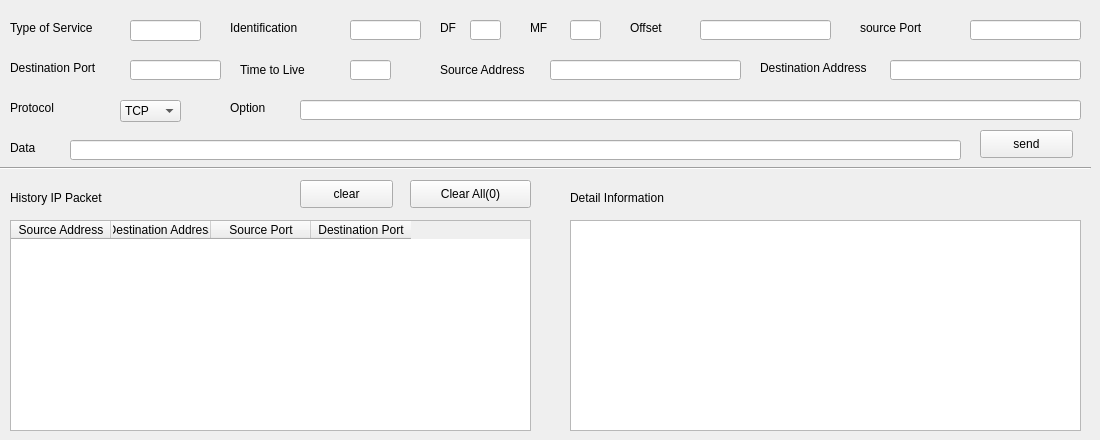
    <widget class="QWidget" name="ip">
     <attribute name="title">
      <string>ip</string>
     </attribute>
     <widget class="QLabel" name="label_3">
      <property name="geometry">
       <rect>
        <x>10</x>
        <y>20</y>
        <width>121</width>
        <height>16</height>
       </rect>
      </property>
      <property name="text">
       <string>Type of Service</string>
      </property>
     </widget>
     <widget class="QLabel" name="label_5">
      <property name="geometry">
       <rect>
        <x>230</x>
        <y>20</y>
        <width>111</width>
        <height>16</height>
       </rect>
      </property>
      <property name="text">
       <string>Identification</string>
      </property>
     </widget>
     <widget class="QLabel" name="label_6">
      <property name="geometry">
       <rect>
        <x>440</x>
        <y>20</y>
        <width>21</width>
        <height>16</height>
       </rect>
      </property>
      <property name="text">
       <string>DF</string>
      </property>
     </widget>
     <widget class="QLabel" name="label_7">
      <property name="geometry">
       <rect>
        <x>530</x>
        <y>20</y>
        <width>21</width>
        <height>16</height>
       </rect>
      </property>
      <property name="text">
       <string>MF</string>
      </property>
     </widget>
     <widget class="QLabel" name="label_8">
      <property name="geometry">
       <rect>
        <x>240</x>
        <y>60</y>
        <width>91</width>
        <height>20</height>
       </rect>
      </property>
      <property name="text">
       <string>Time to Live</string>
      </property>
     </widget>
     <widget class="QLabel" name="label_9">
      <property name="geometry">
       <rect>
        <x>10</x>
        <y>100</y>
        <width>61</width>
        <height>16</height>
       </rect>
      </property>
      <property name="text">
       <string>Protocol</string>
      </property>
     </widget>
     <widget class="QLabel" name="label_11">
      <property name="geometry">
       <rect>
        <x>440</x>
        <y>60</y>
        <width>111</width>
        <height>20</height>
       </rect>
      </property>
      <property name="text">
       <string>Source Address</string>
      </property>
     </widget>
     <widget class="QLabel" name="label_12">
      <property name="geometry">
       <rect>
        <x>760</x>
        <y>60</y>
        <width>131</width>
        <height>16</height>
       </rect>
      </property>
      <property name="text">
       <string>Destination Address</string>
      </property>
     </widget>
     <widget class="QLabel" name="label_13">
      <property name="geometry">
       <rect>
        <x>230</x>
        <y>100</y>
        <width>51</width>
        <height>16</height>
       </rect>
      </property>
      <property name="text">
       <string>Option</string>
      </property>
     </widget>
     <widget class="QLabel" name="label">
      <property name="geometry">
       <rect>
        <x>10</x>
        <y>140</y>
        <width>41</width>
        <height>16</height>
       </rect>
      </property>
      <property name="text">
       <string>Data</string>
      </property>
     </widget>
     <widget class="QLabel" name="label_57">
      <property name="geometry">
       <rect>
        <x>630</x>
        <y>20</y>
        <width>61</width>
        <height>16</height>
       </rect>
      </property>
      <property name="text">
       <string>Offset</string>
      </property>
     </widget>
     <widget class="QComboBox" name="ip_protocol">
      <property name="geometry">
       <rect>
        <x>120</x>
        <y>100</y>
        <width>61</width>
        <height>22</height>
       </rect>
      </property>
      <item>
       <property name="text">
        <string>TCP</string>
       </property>
      </item>
      <item>
       <property name="text">
        <string>UDP</string>
       </property>
      </item>
      <item>
       <property name="text">
        <string>ICMP</string>
       </property>
      </item>
     </widget>
     <widget class="QLineEdit" name="ip_type_of_service">
      <property name="geometry">
       <rect>
        <x>130</x>
        <y>20</y>
        <width>71</width>
        <height>21</height>
       </rect>
      </property>
     </widget>
     <widget class="QLineEdit" name="ip_identification">
      <property name="geometry">
       <rect>
        <x>350</x>
        <y>20</y>
        <width>71</width>
        <height>20</height>
       </rect>
      </property>
     </widget>
     <widget class="QLineEdit" name="ip_df">
      <property name="geometry">
       <rect>
        <x>470</x>
        <y>20</y>
        <width>31</width>
        <height>20</height>
       </rect>
      </property>
     </widget>
     <widget class="QLineEdit" name="ip_mf">
      <property name="geometry">
       <rect>
        <x>570</x>
        <y>20</y>
        <width>31</width>
        <height>20</height>
       </rect>
      </property>
     </widget>
     <widget class="QLineEdit" name="ip_offset">
      <property name="geometry">
       <rect>
        <x>700</x>
        <y>20</y>
        <width>131</width>
        <height>20</height>
       </rect>
      </property>
     </widget>
     <widget class="QLineEdit" name="ip_time_to_live">
      <property name="geometry">
       <rect>
        <x>350</x>
        <y>60</y>
        <width>41</width>
        <height>20</height>
       </rect>
      </property>
     </widget>
     <widget class="QLineEdit" name="ip_source_address">
      <property name="geometry">
       <rect>
        <x>550</x>
        <y>60</y>
        <width>191</width>
        <height>20</height>
       </rect>
      </property>
     </widget>
     <widget class="QLineEdit" name="ip_destination_address">
      <property name="geometry">
       <rect>
        <x>890</x>
        <y>60</y>
        <width>191</width>
        <height>20</height>
       </rect>
      </property>
     </widget>
     <widget class="QLineEdit" name="ip_option">
      <property name="geometry">
       <rect>
        <x>300</x>
        <y>100</y>
        <width>781</width>
        <height>20</height>
       </rect>
      </property>
     </widget>
     <widget class="QLineEdit" name="ip_destination_port">
      <property name="geometry">
       <rect>
        <x>130</x>
        <y>60</y>
        <width>91</width>
        <height>20</height>
       </rect>
      </property>
     </widget>
     <widget class="QLabel" name="label_2">
      <property name="geometry">
       <rect>
        <x>10</x>
        <y>60</y>
        <width>121</width>
        <height>16</height>
       </rect>
      </property>
      <property name="text">
       <string>Destination Port</string>
      </property>
     </widget>
     <widget class="QLineEdit" name="ip_data">
      <property name="geometry">
       <rect>
        <x>70</x>
        <y>140</y>
        <width>891</width>
        <height>20</height>
       </rect>
      </property>
     </widget>
     <widget class="QTableWidget" name="ip_log">
      <property name="geometry">
       <rect>
        <x>10</x>
        <y>220</y>
        <width>521</width>
        <height>211</height>
       </rect>
      </property>
      <column>
       <property name="text">
        <string>Source Address</string>
       </property>
      </column>
      <column>
       <property name="text">
        <string>Destination Address</string>
       </property>
      </column>
      <column>
       <property name="text">
        <string>Source Port</string>
       </property>
      </column>
      <column>
       <property name="text">
        <string>Destination Port</string>
       </property>
      </column>
     </widget>
     <widget class="QLabel" name="label_10">
      <property name="geometry">
       <rect>
        <x>10</x>
        <y>190</y>
        <width>121</width>
        <height>16</height>
       </rect>
      </property>
      <property name="text">
       <string>History IP Packet</string>
      </property>
     </widget>
     <widget class="QListView" name="ip_detail_list">
      <property name="geometry">
       <rect>
        <x>570</x>
        <y>220</y>
        <width>511</width>
        <height>211</height>
       </rect>
      </property>
     </widget>
     <widget class="QLabel" name="label_39">
      <property name="geometry">
       <rect>
        <x>570</x>
        <y>190</y>
        <width>171</width>
        <height>16</height>
       </rect>
      </property>
      <property name="text">
       <string>Detail Information</string>
      </property>
     </widget>
     <widget class="Line" name="line">
      <property name="geometry">
       <rect>
        <x>0</x>
        <y>160</y>
        <width>1091</width>
        <height>16</height>
       </rect>
      </property>
      <property name="orientation">
       <enum>Qt::Horizontal</enum>
      </property>
     </widget>
     <widget class="QPushButton" name="clear_ip_log">
      <property name="geometry">
       <rect>
        <x>300</x>
        <y>180</y>
        <width>93</width>
        <height>28</height>
       </rect>
      </property>
      <property name="text">
       <string>clear</string>
      </property>
     </widget>
     <widget class="QPushButton" name="clear_all_ip_log">
      <property name="geometry">
       <rect>
        <x>410</x>
        <y>180</y>
        <width>121</width>
        <height>28</height>
       </rect>
      </property>
      <property name="text">
       <string>Clear All(0)</string>
      </property>
     </widget>
     <widget class="QPushButton" name="ip_send">
      <property name="geometry">
       <rect>
        <x>980</x>
        <y>130</y>
        <width>93</width>
        <height>28</height>
       </rect>
      </property>
      <property name="text">
       <string>send</string>
      </property>
     </widget>
     <widget class="QLineEdit" name="ip_source_port">
      <property name="geometry">
       <rect>
        <x>970</x>
        <y>20</y>
        <width>111</width>
        <height>20</height>
       </rect>
      </property>
     </widget>
     <widget class="QLabel" name="label_54">
      <property name="geometry">
       <rect>
        <x>860</x>
        <y>20</y>
        <width>101</width>
        <height>16</height>
       </rect>
      </property>
      <property name="text">
       <string>source Port</string>
      </property>
     </widget>
    </widget>
